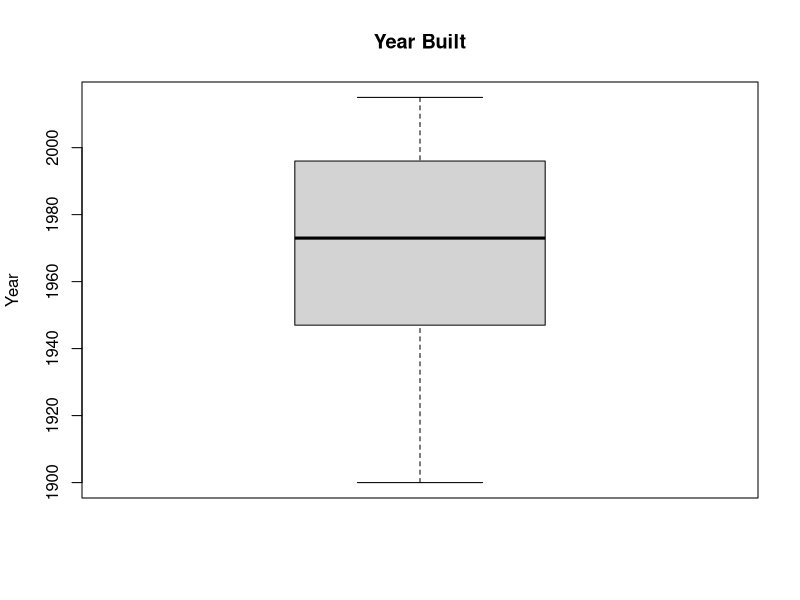
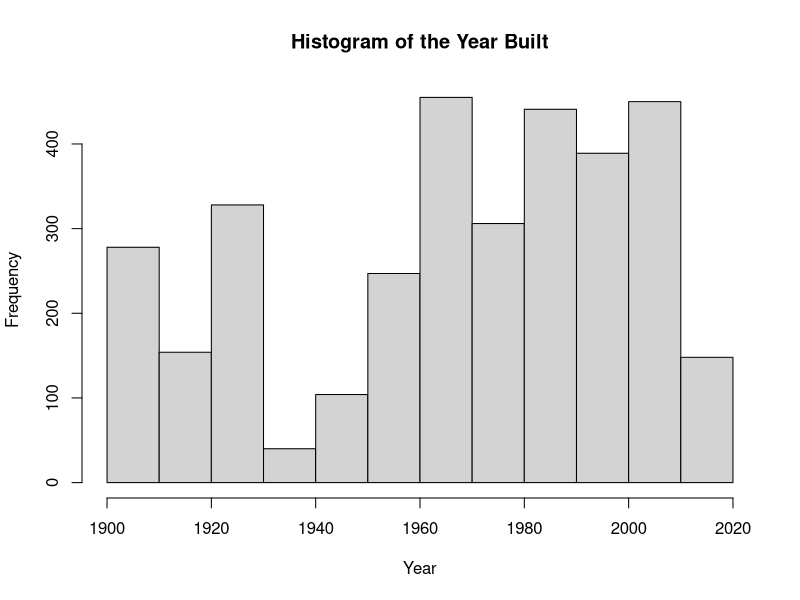
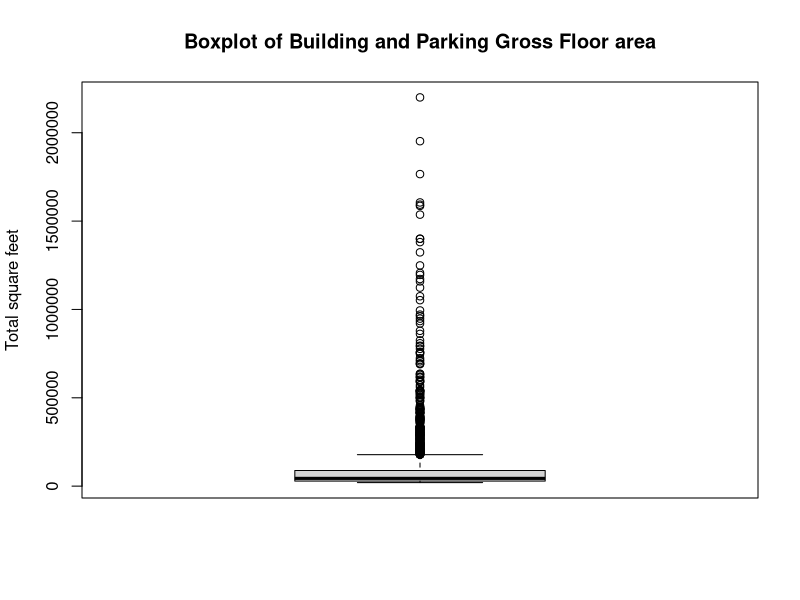
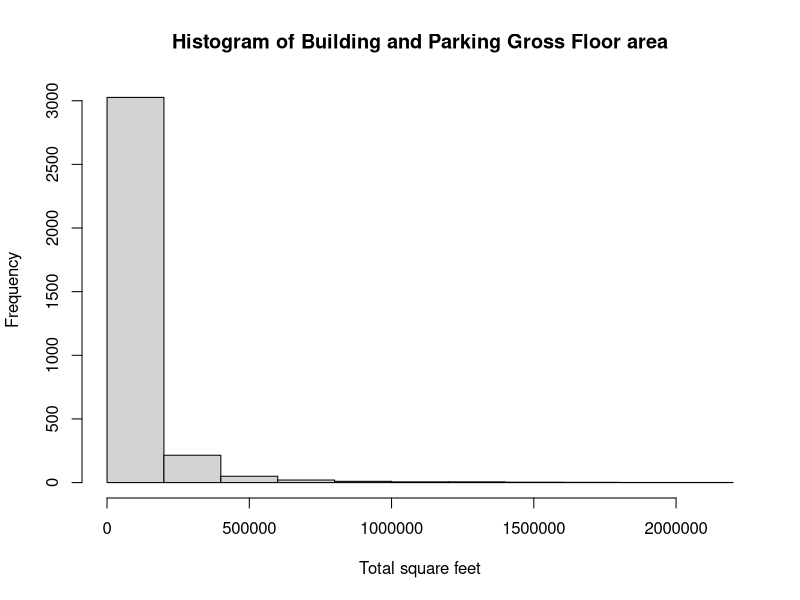
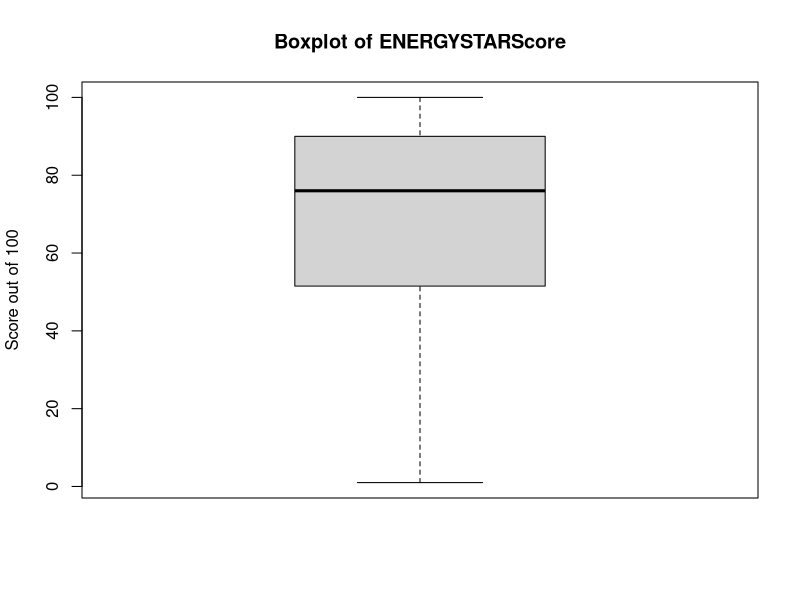
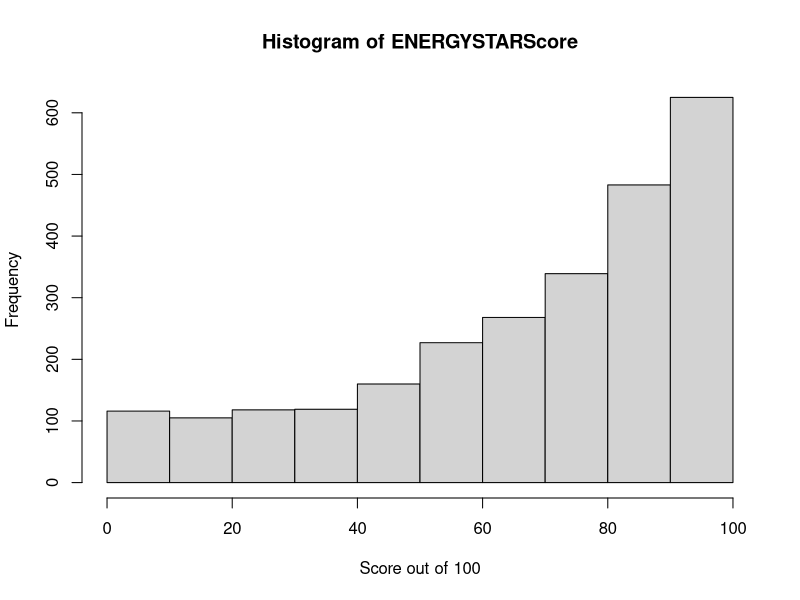
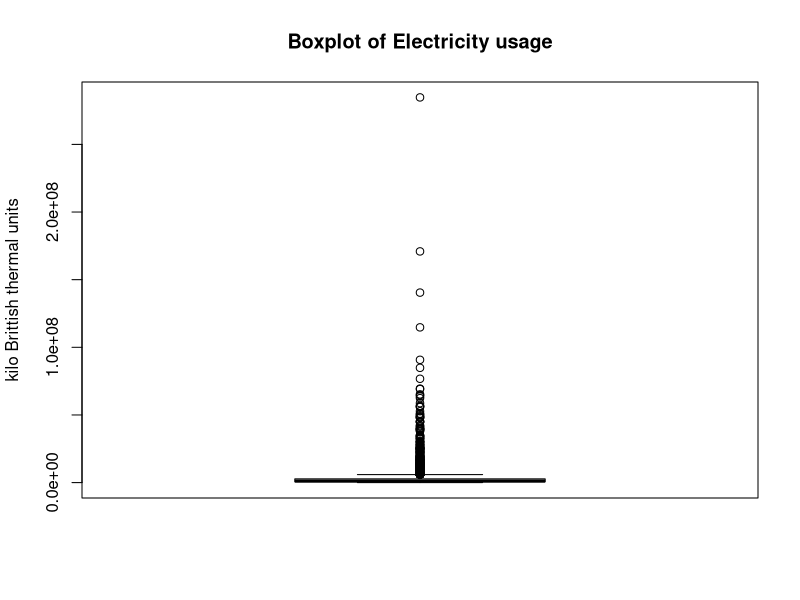
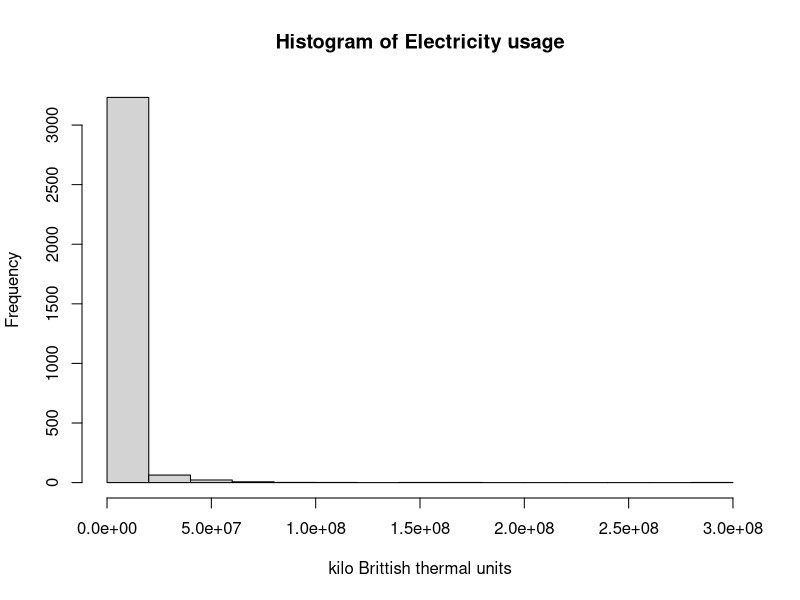

Generate these figures, in order, with R:
## ---- chunk 1
energyDat2016 = read.csv("sea-building-energy-benchmarking/2015-building-energy-benchmarking.csv")
library(gmodels)
library(tidyverse)
## ---- chunk 2
str(energyDat2016)
## ---- chunk 3
summary(energyDat2016$YearBuilt)
summary(energyDat2016$NumberofFloors)
summary(energyDat2016$PropertyGFATotal)
summary(energyDat2016$ENERGYSTARScore)
summary(energyDat2016$SiteEUIWN.kBtu.sf.)
summary(energyDat2016$Electricity.kBtu.)
summary(energyDat2016$NaturalGas.kBtu.)
summary(energyDat2016$GHGEmissionsIntensity.kgCO2e.ft2.)
## ---- chunk 4
boxplot(energyDat2016$YearBuilt, main = "Year Built", ylab = "Year")
hist(energyDat2016$YearBuilt, main = "Histogram of the Year Built", xlab = "Year")
boxplot(energyDat2016$PropertyGFATotal, main = "Boxplot of Building and Parking Gross Floor area", ylab = "Total square feet")
hist(energyDat2016$PropertyGFATotal, main = "Histogram of Building and Parking Gross Floor area", xlab = "Total square feet")
boxplot(energyDat2016$ENERGYSTARScore, main = "Boxplot of ENERGYSTARScore", ylab = "Score out of 100")
hist(energyDat2016$ENERGYSTARScore, main = "Histogram of ENERGYSTARScore", xlab = "Score out of 100")
boxplot(energyDat2016$Electricity.kBtu., main = "Boxplot of Electricity usage", ylab = "kilo Brittish thermal units")
hist(energyDat2016$Electricity.kBtu., main = "Histogram of Electricity usage", xlab = "kilo Brittish thermal units")
boxplot(energyDat2016$NaturalGas.kBtu., main = "Boxplot of Natural gas usage", ylab = "kilo Brittish thermal units")
hist(energyDat2016$NaturalGas.kBtu., main = "Histogram of Natural gas usage", xlab = "kilo Brittish thermal units")
## ---- chunk 5
var(energyDat2016$YearBuilt, na.rm=TRUE)
sd(energyDat2016$YearBuilt,na.rm=TRUE)
var(energyDat2016$NumberofFloors,na.rm=TRUE)
sd(energyDat2016$NumberofFloors,na.rm=TRUE)
var(energyDat2016$PropertyGFATotal,na.rm=TRUE)
sd(energyDat2016$PropertyGFATotal,na.rm=TRUE)
var(energyDat2016$ENERGYSTARScore,na.rm=TRUE)
sd(energyDat2016$ENERGYSTARScore,na.rm=TRUE)
var(energyDat2016$SiteEUIWN.kBtu.sf.,na.rm=TRUE)
sd(energyDat2016$SiteEUIWN.kBtu.sf.,na.rm=TRUE)
var(energyDat2016$Electricity.kBtu.,na.rm=TRUE)
sd(energyDat2016$Electricity.kBtu.,na.rm=TRUE)
var(energyDat2016$NaturalGas.kBtu.,na.rm=TRUE)
sd(energyDat2016$NaturalGas.kBtu.,na.rm=TRUE)
var(energyDat2016$GHGEmissionsIntensity.kgCO2e.ft2.,na.rm=TRUE)
sd(energyDat2016$GHGEmissionsIntensity.kgCO2e.ft2.,na.rm=TRUE)
## ---- chunk 6
table(energyDat2016$Neighborhood)
table(energyDat2016$LargestPropertyUseType)
table(energyDat2016$Outlier)
## ---- chunk 7
names(sort(-table(energyDat2016$Neighborhood)))[1]
names(sort(-table(energyDat2016$LargestPropertyUseType)))[1]
names(sort(-table(energyDat2016$Outlier)))[1]
## ---- chunk 8
round(prop.table(table(energyDat2016$Neighborhood))*100, digits = 3)
round(prop.table(table(energyDat2016$LargestPropertyUseType))*100, digits = 3)
round(prop.table(table(energyDat2016$Outlier))*100, digits = 3)
## ---- chunk 9
plot(energyDat2016$PropertyGFATotal, energyDat2016$ENERGYSTARScore, main = "Relationship between property size and Energy score", xlab = "Size of property in square feet", ylab = "Energy star score out of 100")
cor(energyDat2016$ENERGYSTARScore, energyDat2016$PropertyGFATotal, use = "complete.obs")
## ---- chunk 10
plot(energyDat2016$YearBuilt, energyDat2016$ENERGYSTARScore, main = "Relationship between the year built and Energy score", xlab = "Year of property construction", ylab = "Energy star score out of 100")
cor(energyDat2016$ENERGYSTARScore, energyDat2016$YearBuilt, use = "complete.obs")
## ---- chunk 11
# focus upon the 'most popular uses' 
popUse = energyDat2016$LargestPropertyUseType %in% c('Office', 'Multifamily Housing')
popRegion = energyDat2016$Neighborhood %in% c('DOWNTOWN','EAST','QUEEN ANNE','DUWAMISH')
CrossTable(x = popUse, y = popRegion, chisq = TRUE)
